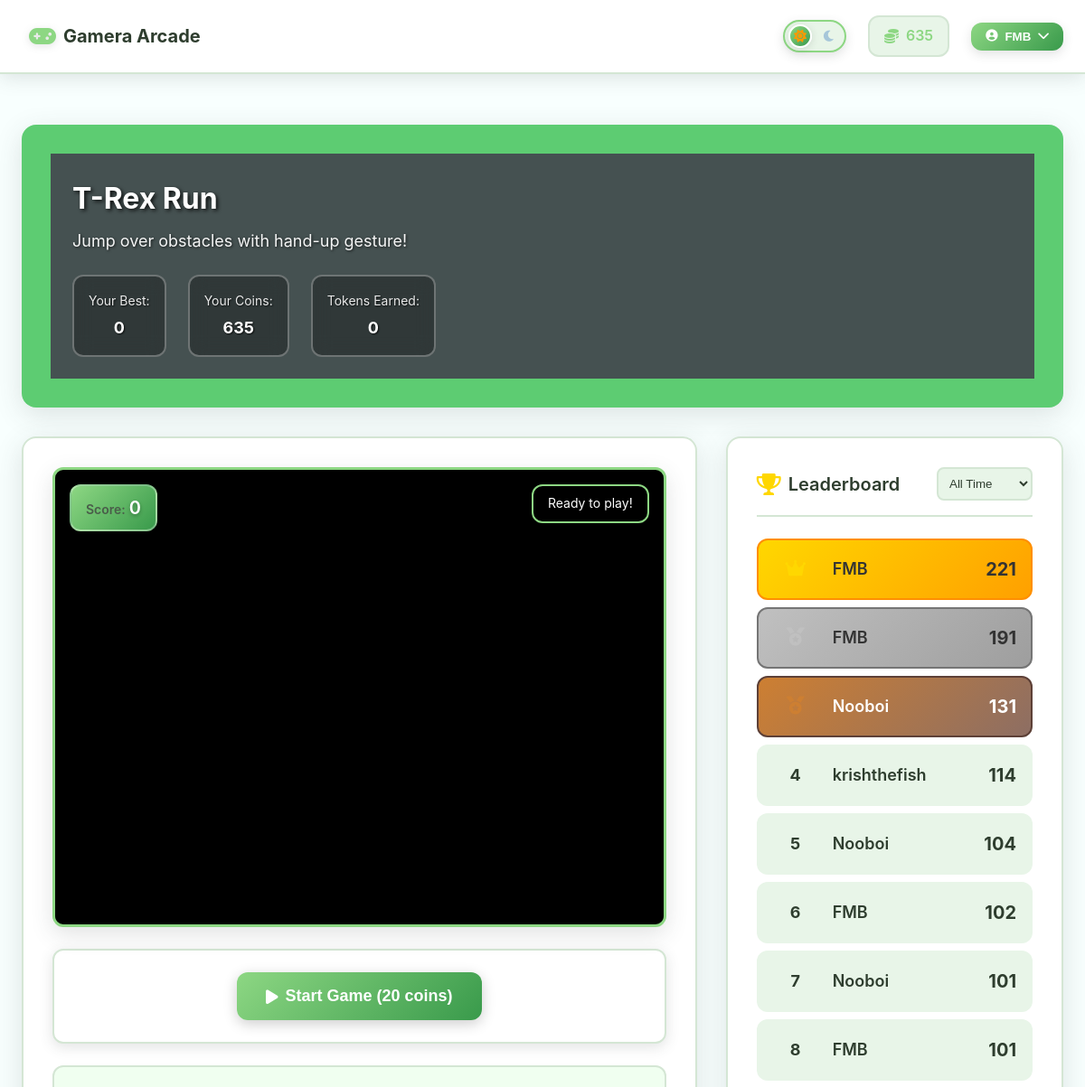
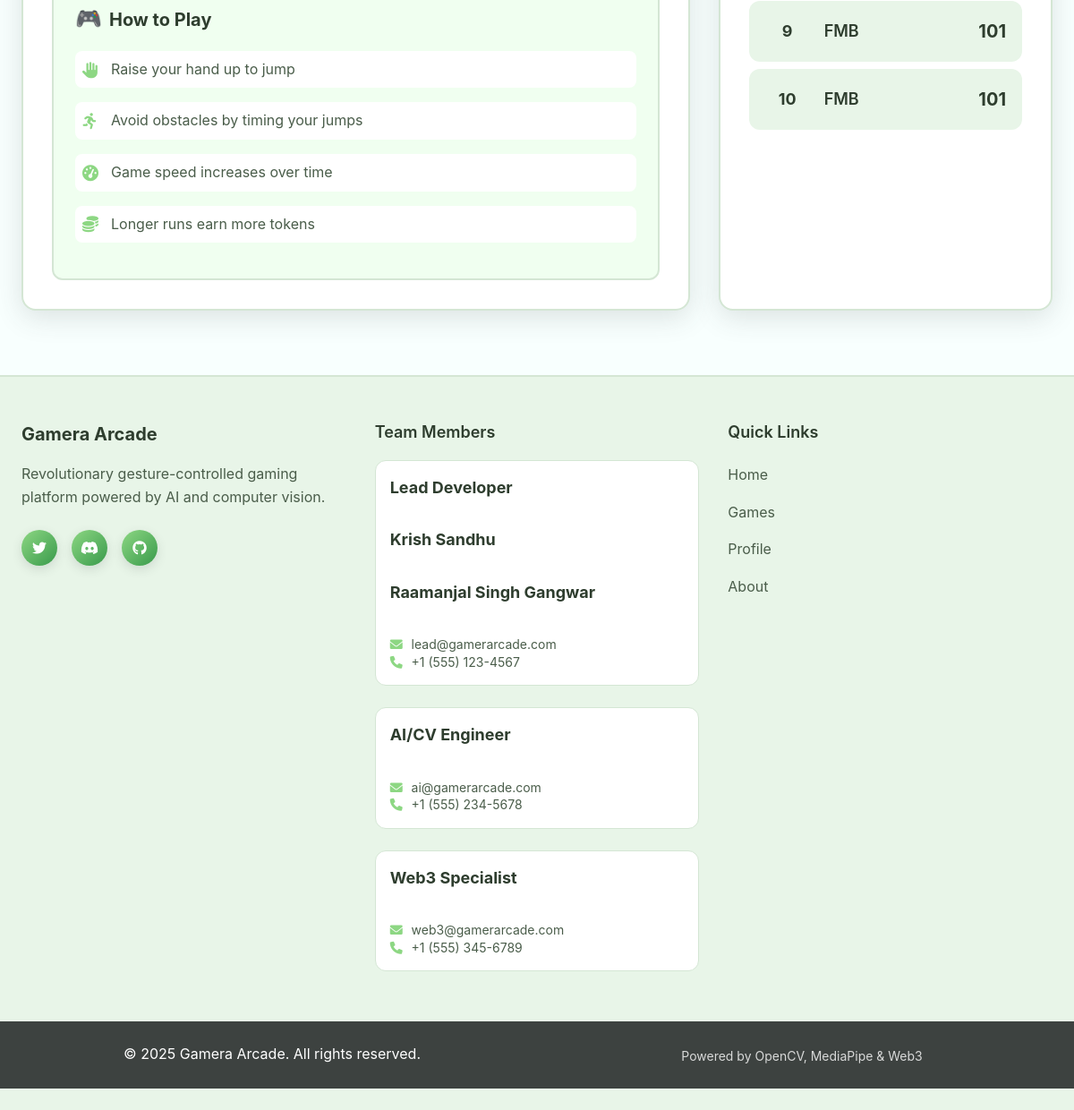
/game/trex_run (signed in), run on the app's committed database (2 pictures, top to bottom).
### app.py (models this page shows)
class User(db.Model):
    id = db.Column(db.Integer, primary_key=True)
    username = db.Column(db.String(80), unique=True, nullable=False)
    email = db.Column(db.String(120), unique=True, nullable=False)
    password_hash = db.Column(db.String(120), nullable=False)
    wallet_address = db.Column(db.String(42), nullable=True)  # Web3 wallet address
    tokens = db.Column(db.Integer, default=1000)  # Game tokens earned
    created_at = db.Column(db.DateTime, default=datetime.utcnow)
    scores = db.relationship('Score', backref='user', lazy=True)

class Score(db.Model):
    id = db.Column(db.Integer, primary_key=True)
    user_id = db.Column(db.Integer, db.ForeignKey('user.id'), nullable=False)
    game_name = db.Column(db.String(50), nullable=False)
    score = db.Column(db.Integer, nullable=False)
    tokens_earned = db.Column(db.Integer, default=0)
    created_at = db.Column(db.DateTime, default=datetime.utcnow)

### app.py (the view)
@app.route('/game/<game_id>')
def game(game_id):
    if game_id not in GAMES_CONFIG:
        flash('Game not found!', 'error')
        return redirect(url_for('index'))
    game_config = GAMES_CONFIG[game_id]
    leaderboard = db.session.query(Score, User.username)\
        .join(User)\
        .filter(Score.game_name == game_id)\
        .order_by(Score.score.desc())\
        .limit(10)\
        .all()
    user = None
    if 'user_id' in session:
        user = User.query.get(session['user_id'])
    return render_template('game.html',
                         game_id=game_id,
                         game_config=game_config,
                         leaderboard=leaderboard,
                         user=user)

### templates/game.html (shortened to what this page needs)
{% extends "layout.html" %}
{% block content %}
<div class="game-page">
  <div class="game-header">
      <div class="game-header-content">
          <div class="game-info" style="background-color:rgb(69, 81, 81);">
              <h1 class="game-title">{{ game_config.name }}</h1>
              <p class="game-description">{{ game_config.description }}</p>
              <div class="game-stats">
                  <div class="stat-item">
                      <span class="stat-label">Your Best:</span>
                      <span class="stat-value" id="personalBest">Loading...</span>
                  </div>
                  <div class="stat-item">
                      <span class="stat-label">Your Coins:</span>
                      <span class="stat-value" id="userCoins">{% if user %}{{ user.tokens }}{% else %}0{% endif %}</span>
                  </div>
                  <div class="stat-item">
                      <span class="stat-label">Tokens Earned:</span>
                      <span class="stat-value" id="tokensEarned">0</span>
                  </div>
              </div>
          </div>
      </div>
  </div>
  <div class="game-content">
      <div class="game-canvas-section">
          <div class="canvas-container">
              {% if game_config.status == 'active' %}
                  <div class="game-overlay-ui">
                      <div class="score-display">
                          <span class="score-label">Score:</span>
                          <span class="score-value" id="currentScore">0</span>
                      </div>
                      <div class="game-status" id="gameStatus">
                          Ready to play!
                      </div>
                  </div>
              {% endif %}
          </div>
          {% if game_config.status == 'active' %}
              <div class="game-controls-bottom">
                  <button class="game-btn primary" id="startGameBtn" onclick="startGame()">
                      <i class="fas fa-play"></i>
                      Start Game (20 coins)
                  </button>
              </div>
          {% endif %}
          <div class="game-instructions">
              <h3>How to Play</h3>
              {% if game_id == 'fruit_ninja' %}
                  <ul>
                      <li><i class="fas fa-hand-paper"></i> Show your hand to the camera</li>
                      <li><i class="fas fa-arrows-alt"></i> Make quick swipe gestures to slice fruits</li>
                      <li><i class="fas fa-target"></i> Don't let fruits fall - you'll lose lives!</li>
                      <li><i class="fas fa-coins"></i> Higher scores earn more tokens</li>
                      <li><i class="fas fa-lightbulb"></i> Make sure you have good lighting for hand detection</li>
                  </ul>
              {% elif game_id == 'trex_run' %}
                  <ul>
                      <li><i class="fas fa-hand-paper"></i> Raise your hand up to jump</li>
                      <li><i class="fas fa-running"></i> Avoid obstacles by timing your jumps</li>
                      <li><i class="fas fa-tachometer-alt"></i> Game speed increases over time</li>
                      <li><i class="fas fa-coins"></i> Longer runs earn more tokens</li>
                  </ul>
              {% endif %}
          </div>
      </div>
      <div class="leaderboard-section">
          <div class="leaderboard-header">
              <h3 class="leaderboard-title">
                  <i class="fas fa-trophy"></i>
                  Leaderboard
              </h3>
              <div class="leaderboard-filter">
                  <select id="leaderboardFilter" onchange="filterLeaderboard()">
                      <option value="all">All Time</option>
                  </select>
              </div>
          </div>
          <div class="leaderboard-list">
              {% if leaderboard %}
                  {% for score, username in leaderboard %}
                      <div class="leaderboard-item {% if loop.index <= 3 %}top-{{ loop.index }}{% endif %}">
                          <div class="rank">
                              {% if loop.index == 1 %}
                                  <i class="fas fa-crown gold"></i>
                              {% elif loop.index == 2 %}
                                  <i class="fas fa-medal silver"></i>
                              {% elif loop.index == 3 %}
                                  <i class="fas fa-medal bronze"></i>
                              {% else %}
                                  <span class="rank-number">{{ loop.index }}</span>
                              {% endif %}
                          </div>
                          <div class="player-info">
                              <span class="player-name">{{ username }}</span>
                              <span class="player-score">{{ score.score }}</span>
                          </div>
                      </div>
                  {% endfor %}
              {% else %}
                  <div class="empty-leaderboard">
                      <i class="fas fa-trophy"></i>
                      <p>No scores yet. Be the first to play!</p>
                  </div>
              {% endif %}
          </div>
      </div>
  </div>
</div>
{% endblock %}

### templates/layout.html (shortened to what this page needs)
<!DOCTYPE html>
<html lang="en">
<head>
    <link rel="stylesheet" href="{{ url_for('static', filename='css/style.css') }}">
    <link href="https://cdnjs.cloudflare.com/ajax/libs/font-awesome/6.0.0/css/all.min.css" rel="stylesheet">
</head>
<body>
    <nav class="navbar">
        <div class="nav-container">
            <div class="nav-brand">
                <a href="{{ url_for('index') }}" class="brand-link">
                    <i class="fas fa-gamepad brand-icon"></i>
                    <span class="brand-text">Gamera Arcade</span>
                </a>
            </div>
            <div class="nav-controls">
                <div class="theme-toggle">
                    <label for="theme-switch" class="theme-label">
                        <i class="fas fa-sun sun-icon"></i>
                        <i class="fas fa-moon moon-icon"></i>
                        <span class="toggle-slider"></span>
                    </label>
                </div>
                {% if session.user_id %}
                <div class="nav-coins">
                    <i class="fas fa-coins"></i>
                    <span>{{ session.tokens }}</span>
                </div>
                {% endif %}
                <div class="profile-dropdown">
                    {% if session.user_id %}
                        <button class="profile-btn" onclick="toggleDropdown()">
                            <i class="fas fa-user-circle"></i>
                            <span>{{ session.username }}</span>
                            <i class="fas fa-chevron-down dropdown-arrow"></i>
                        </button>
                    {% else %}
                        <a href="{{ url_for('auth') }}" class="auth-btn">
                            <i class="fas fa-sign-in-alt"></i>
                            <span>Login</span>
                        </a>
                    {% endif %}
                </div>
            </div>
        </div>
    </nav>
    <main class="main-content">
        {% block content %}{% endblock %}
    </main>
    <footer class="footer">
        <div class="footer-container">
            <div class="footer-section">
                <h3 class="footer-title">Gamera Arcade</h3>
                <p class="footer-description">
                    Revolutionary gesture-controlled gaming platform powered by AI and computer vision.
                </p>
                <div class="footer-social">
                    <a href="#" class="social-link"><i class="fab fa-twitter"></i></a>
                    <a href="#" class="social-link"><i class="fab fa-discord"></i></a>
                    <a href="#" class="social-link"><i class="fab fa-github"></i></a>
                </div>
            </div>
            <div class="footer-section">
                <h4 class="footer-subtitle">Team Members</h4>
                <div class="team-member">
                    <strong>Lead Developer</strong><br>
                    <strong>Krish Sandhu</strong><br>
                    <strong>Raamanjal Singh Gangwar</strong><br>
                    <span class="contact-info">
                        <i class="fas fa-envelope"></i> lead@gamerarcade.com<br>
                        <i class="fas fa-phone"></i> +1 (555) 123-4567
                    </span>
                </div>
                <div class="team-member">
                    <strong>AI/CV Engineer</strong><br>
                    <span class="contact-info">
                        <i class="fas fa-envelope"></i> ai@gamerarcade.com<br>
                        <i class="fas fa-phone"></i> +1 (555) 234-5678
                    </span>
                </div>
                <div class="team-member">
                    <strong>Web3 Specialist</strong><br>
                    <span class="contact-info">
                        <i class="fas fa-envelope"></i> web3@gamerarcade.com<br>
                        <i class="fas fa-phone"></i> +1 (555) 345-6789
                    </span>
                </div>
            </div>
            <div class="footer-section">
                <h4 class="footer-subtitle">Quick Links</h4>
                <ul class="footer-links">
                    <li><a href="{{ url_for('index') }}">Home</a></li>
                    <li><a href="#games">Games</a></li>
                    <li><a href="{{ url_for('profile') }}">Profile</a></li>
                    <li><a href="#about">About</a></li>
                </ul>
            </div>
        </div>
        <div class="footer-bottom">
            <div class="footer-container">
                <p>&copy; 2025 Gamera Arcade. All rights reserved.</p>
                <p class="footer-tech">Powered by OpenCV, MediaPipe & Web3</p>
            </div>
        </div>
    </footer>
</body>
</html>

### data on the page
User: username "FMB", tokens "635"
Score: username "FMB", score "221"
Score: username "FMB", score "191"
Score: username "Nooboi", score "131"
Score: username "krishthefish", score "114"
Score: username "Nooboi", score "104"
Score: username "FMB", score "102"
Score: username "Nooboi", score "101"
Score: username "FMB", score "101"
Score: username "FMB", score "101"
Score: username "FMB", score "101"

### other printed values
{{ session.tokens }} "635"
{{ game_config.name }} "T-Rex Run"
{{ game_config.description }} "Jump over obstacles with hand-up gesture!"
